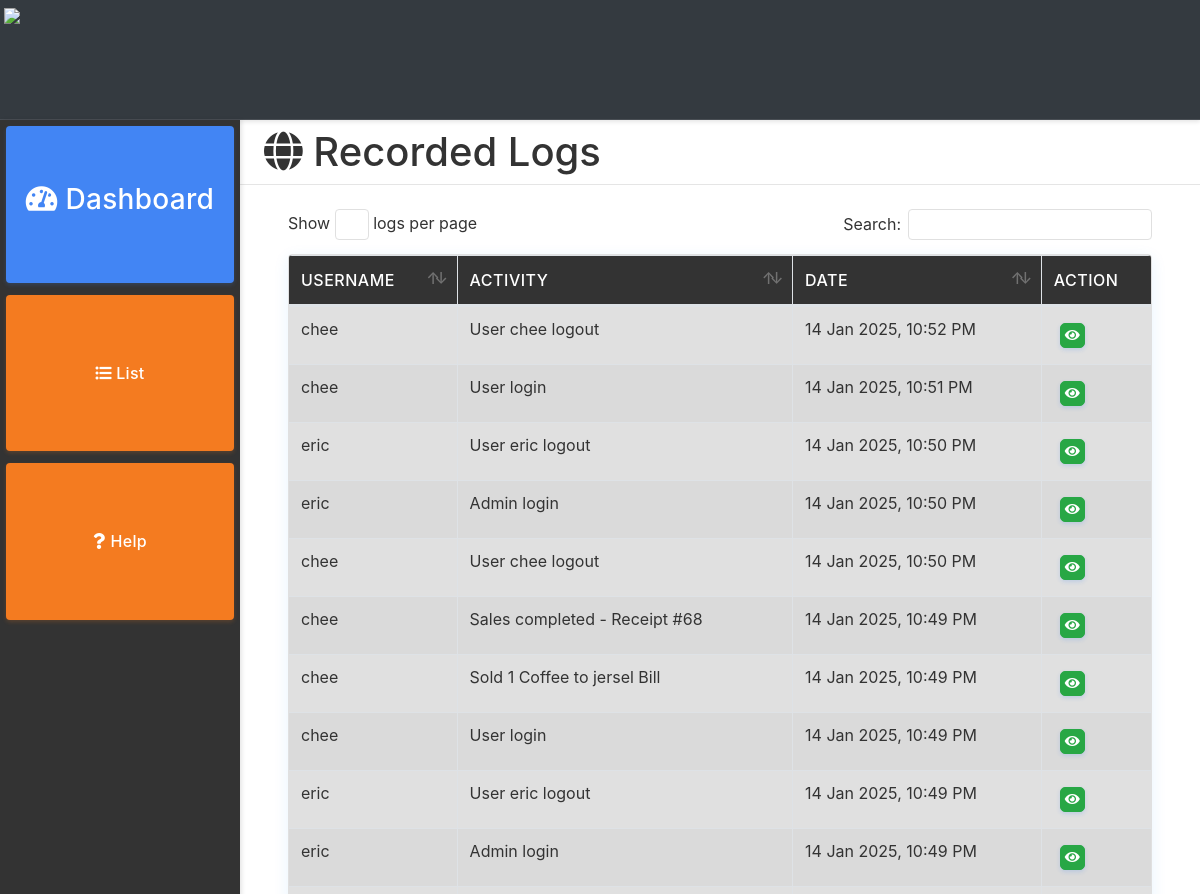
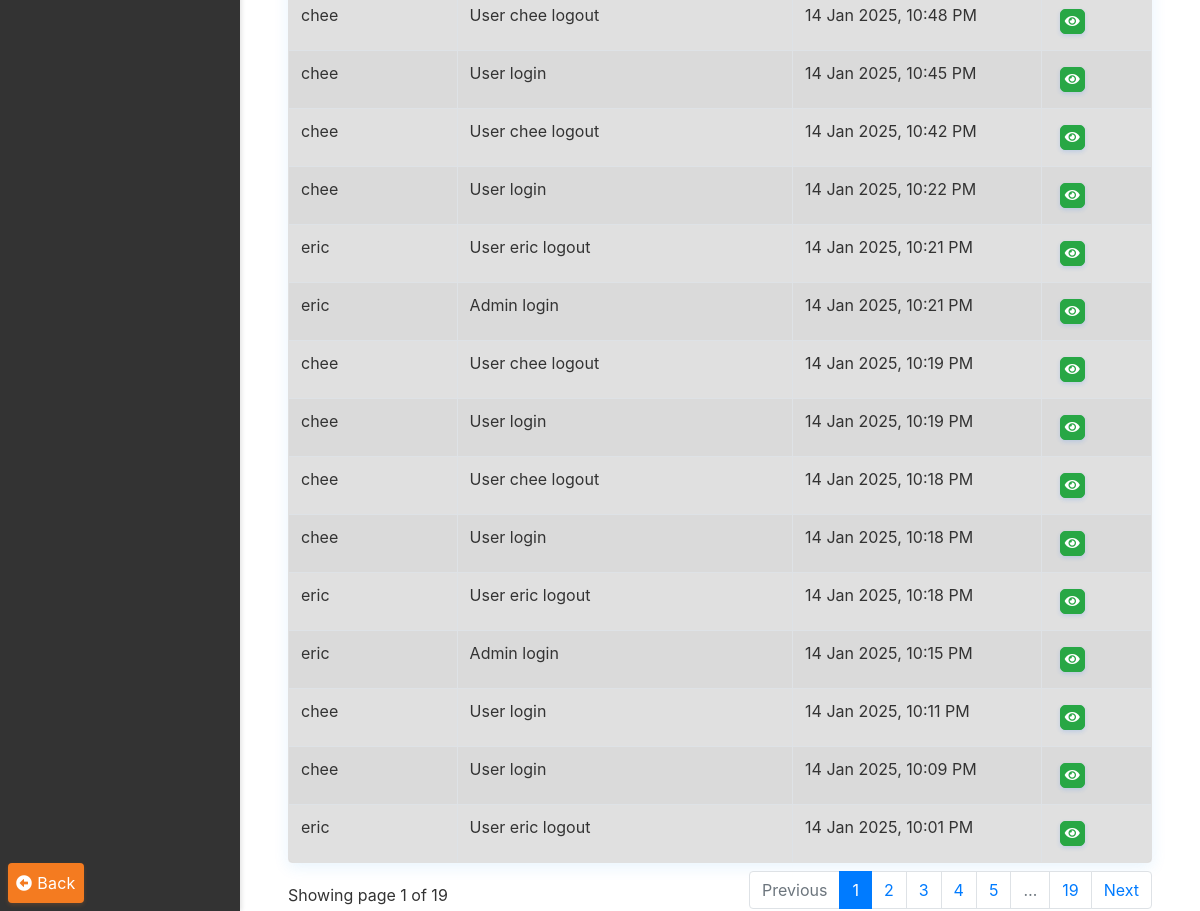
Screenshot of /logs/logs.php (signed in) with the database file from the repository (2 pictures, top to bottom).
### tables this page shows
CREATE TABLE `logs` (
  `id` int(11) NOT NULL,
  `username` varchar(30) NOT NULL,
  `purpose` varchar(30) NOT NULL,
  `logs_time` datetime NOT NULL DEFAULT current_timestamp()
);

### logs/logs.php (the view, shortened to what this page needs)
<?php
	include("../server/connection.php");
	$sql = "SELECT * FROM logs ORDER BY id DESC";
	$result	= mysqli_query($db, $sql);
?>
<!DOCTYPE html>
<html>
<head>
	<?php include('../templates/head1.php');?>
</head>
<body>
	<div class="contain h-100">
		<?php include('../logs/base.php');?>
		<div>
			<h1 class="ml-4 pt-2"><i class="fas fa-globe"></i> Recorded Logs</h1>
			<hr class="mt-0 mb-0">
			<div class="table-responsive mt-4 pl-5 pr-5">
				<table class="table table-striped table-bordered" id="logs_table" style="margin-top: -22px;">
				<thead>
					<tr>
						<th scope="col" class="column-text">Username</th>
						<th scope="col" class="column-text">Activity</th>
						<th scope="col" class="column-text">Date</th>
						<th scope="col" class="column-text">Action</th>
					</tr>
				</thead>
				<tbody class="table-hover">
					<?php
						while($row = mysqli_fetch_assoc($result)){
				  	?>
					<tr class="table-active">
						<td><?php echo $row['username'];?></td>
						<td><?php echo $row['purpose'];?></td>
						<td><?php echo date('d M Y, g:i A', strtotime($row['logs_time']));?></td>
						<td>
							<button type="button" name="view" value="View" style='font-size:10px; border-radius:5px;padding:4px;' id="<?php echo $row['id'];?>" class="btn btn-success btn-xs view_data"><i class="fas fa-eye fa-lg"></i></button>
						</td>
					</tr>
					<?php } ?>
				</tbody>
			</table>
			</div>
		</div>
	</div>
</body>
</html>

### rows the page displays
logs: username "chee", purpose "User chee logout", logs_time "14 Jan 2025, 10:52 PM"
logs: username "chee", purpose "User login", logs_time "14 Jan 2025, 10:51 PM"
logs: username "eric", purpose "User eric logout", logs_time "14 Jan 2025, 10:50 PM"
logs: username "eric", purpose "Admin login", logs_time "14 Jan 2025, 10:50 PM"
logs: username "chee", purpose "User chee logout", logs_time "14 Jan 2025, 10:50 PM"
logs: username "chee", purpose "Sales completed - Receipt #68", logs_time "14 Jan 2025, 10:49 PM"
logs: username "chee", purpose "Sold 1 Coffee to jersel Bill", logs_time "14 Jan 2025, 10:49 PM"
logs: username "chee", purpose "User login", logs_time "14 Jan 2025, 10:49 PM"
logs: username "eric", purpose "User eric logout", logs_time "14 Jan 2025, 10:49 PM"
logs: username "eric", purpose "Admin login", logs_time "14 Jan 2025, 10:49 PM"
logs: username "chee", purpose "User chee logout", logs_time "14 Jan 2025, 10:48 PM"
logs: username "chee", purpose "User login", logs_time "14 Jan 2025, 10:45 PM"
logs: username "chee", purpose "User chee logout", logs_time "14 Jan 2025, 10:42 PM"
logs: username "chee", purpose "User login", logs_time "14 Jan 2025, 10:22 PM"
logs: username "eric", purpose "User eric logout", logs_time "14 Jan 2025, 10:21 PM"
logs: username "eric", purpose "Admin login", logs_time "14 Jan 2025, 10:21 PM"
logs: username "chee", purpose "User chee logout", logs_time "14 Jan 2025, 10:19 PM"
logs: username "chee", purpose "User login", logs_time "14 Jan 2025, 10:19 PM"
logs: username "chee", purpose "User chee logout", logs_time "14 Jan 2025, 10:18 PM"
logs: username "chee", purpose "User login", logs_time "14 Jan 2025, 10:18 PM"
logs: username "eric", purpose "User eric logout", logs_time "14 Jan 2025, 10:18 PM"
logs: username "eric", purpose "Admin login", logs_time "14 Jan 2025, 10:15 PM"
logs: username "chee", purpose "User login", logs_time "14 Jan 2025, 10:11 PM"
logs: username "chee", purpose "User login", logs_time "14 Jan 2025, 10:09 PM"
logs: username "eric", purpose "User eric logout", logs_time "14 Jan 2025, 10:01 PM"
